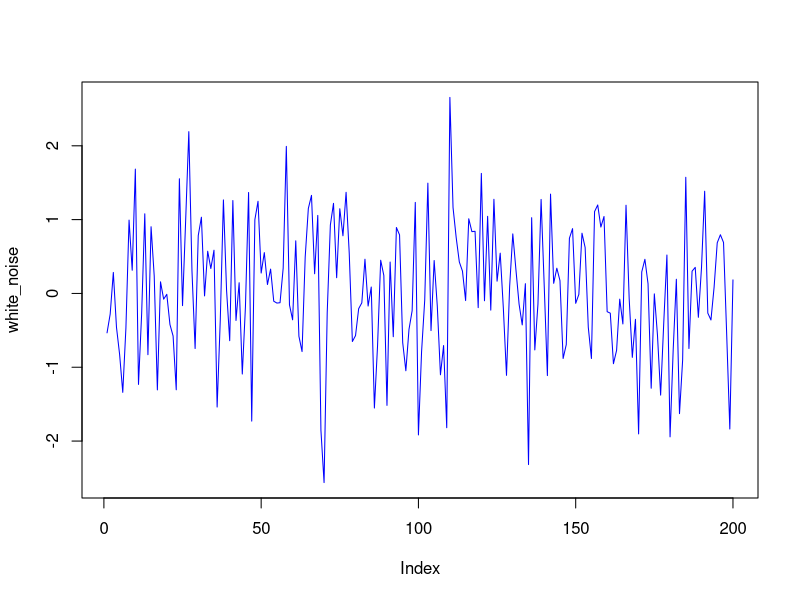

Write the R code that produced this figure.

# p <- rnorm(100, mean=0, sd=0.2)
# q <- rcauchy(100, location = 1, scale = 10)

# plot(p)

white_noise <- rnorm(n=200, mean=0, sd=1)

plot(white_noise, type="l", col="blue")
